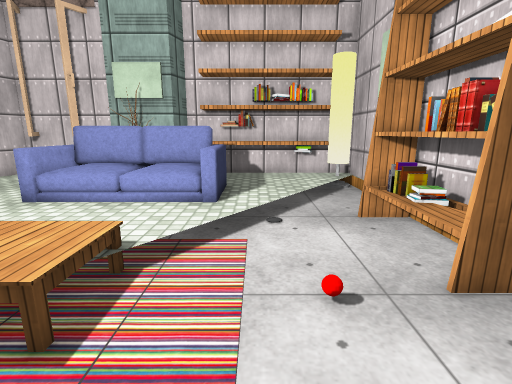
view 1 (above)

16 first-person views from a walk through a 3-D level made in the Unity game engine. The camera is 1.5 m above the floor, tilts 12° down and sees 85° across. The floor is counted in squares, 0.5 m on a side. Each view is taken from the middle of a square. On the plan, view 1 faces up. The plan holds only what a view shows up to about 20 squares ahead; the rest is blank. The place goes on beyond the plan. The player character is not drawn. Some surface patterns are stand-ins.

view 2
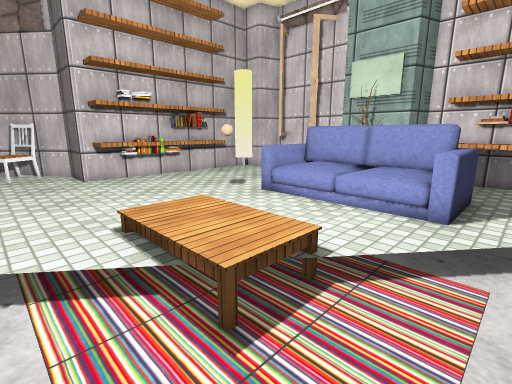

view 3
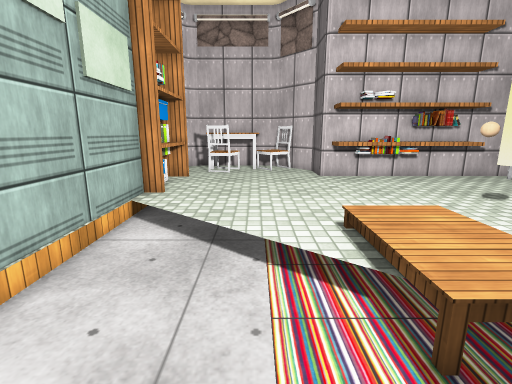

view 4
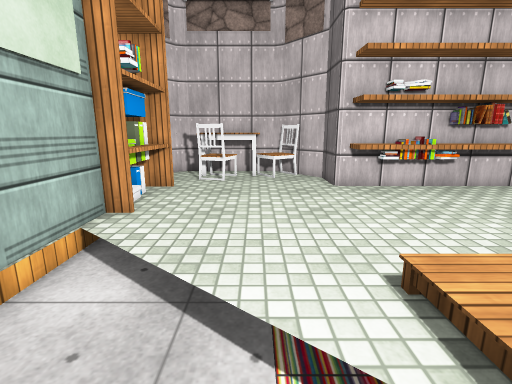

view 5
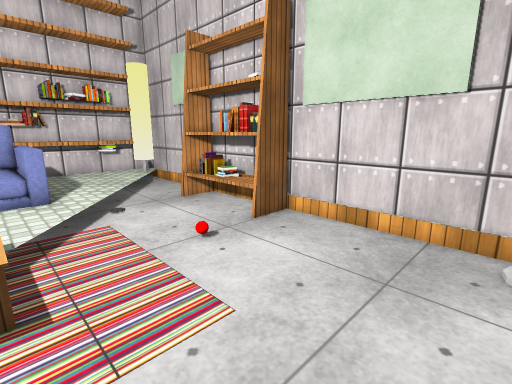

view 6
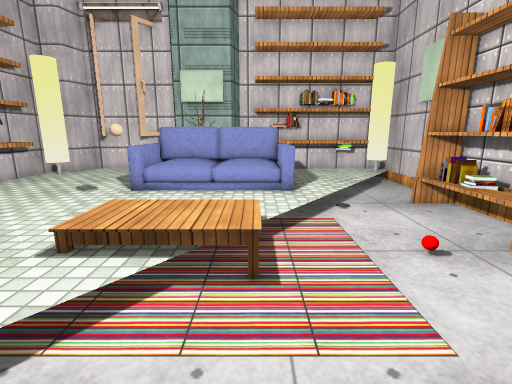

view 7
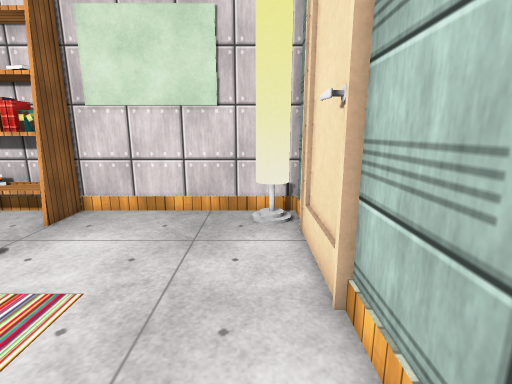

view 8
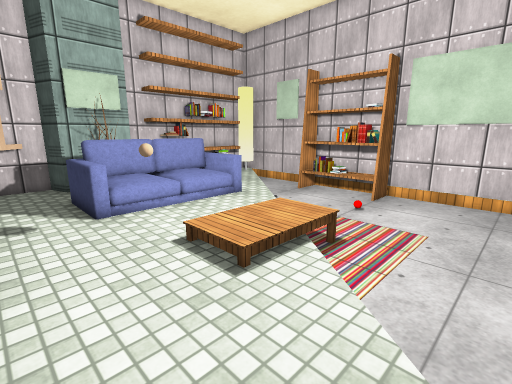

view 9
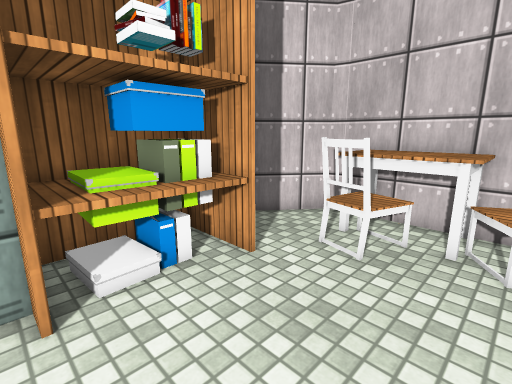

view 10
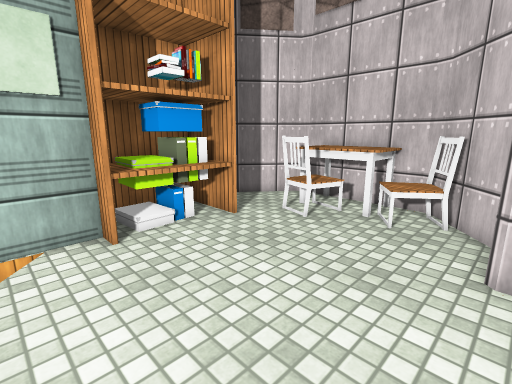

view 11
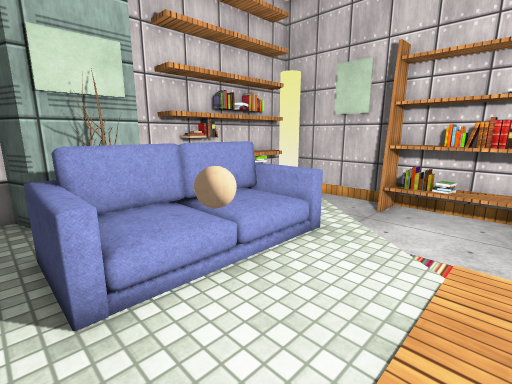

view 12
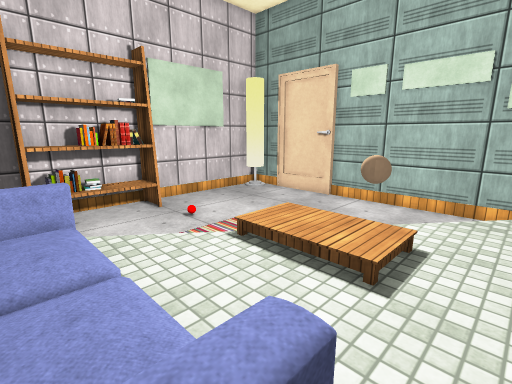

view 13
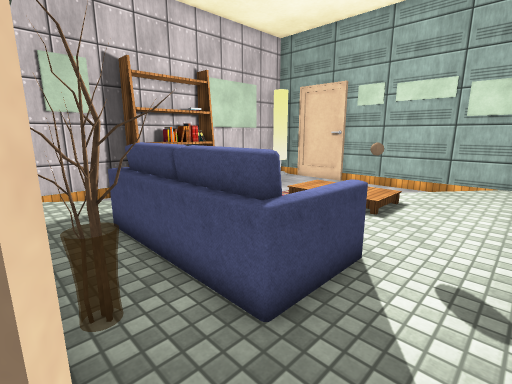

view 14
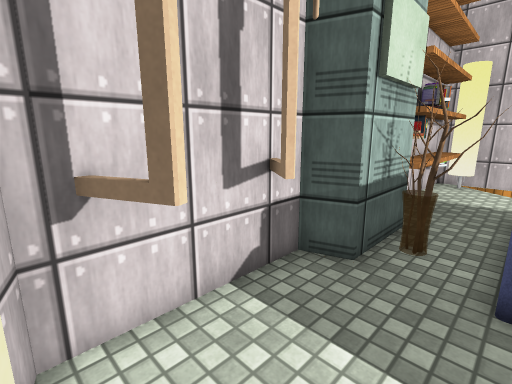

view 15
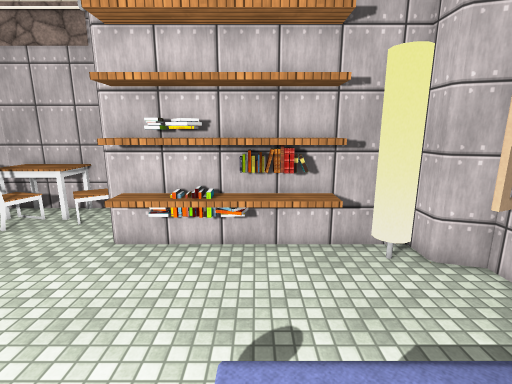

view 16
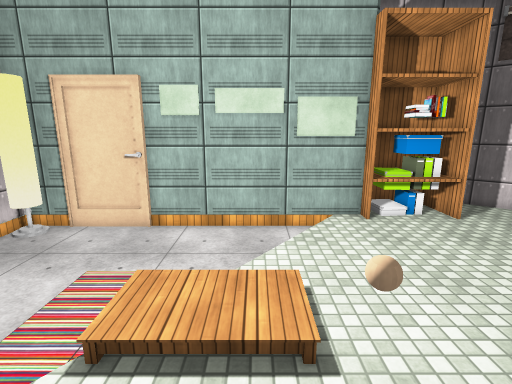

### Floor plan
Key: @ floor where view 1 was taken; # wall or solid block; . main floor; : floor 0.25 m higher than the main floor; - floor 0.25 m lower than the main floor; + floor 0.5 m higher than the main floor; * floor 1 m higher than the main floor; / step, stairs or slope; S shelf; A vase; F sofa; C carpet; B ball; H chair; T table; O other object.
Columns run from 21 left of view 1 to 6 right of it. Each row starts with its distance up from view 1.
 17         ######   #####SSSS##
 16      #####.#.#####SSSSSSSSO#
 15      #OO......AA........./O#
 14      #OO......AA........./-#
 13      #S......FFFFFFFF.../--#
 12      #S......FFFFFFFF../---#
 11      #S......*      F../---#
 10      #S......*++/++/F./--SS#
  9      #S............../---SS#
  8      #S............./----SS#
  7      #S......BB..../-----SS#
  6      #S.......////// ----SS#
  5   ####S......./:::C  -B--SS#
  4  ##.........../:::C  ------#
  3 ##H............./CC  ------#
  2 #HHH............-    ------#
  1 #TH............/-----------#
  0 #TTH........../------@-----#
 -1 #TTHH......../-------------#
 -2 #TTHH......./------------OO#
 -3 # ...SSSSSS.--------#####OO#
 -4 ##...SSSOSS########### #####
 -5  ##  SSSSS
 -6    #######

Positions as (right, up) in squares from view 1, and headings:
1: (0, 0), facing up
2: (0, 1), facing up-left
3: (0, 1), facing left
4: (-3, 1), facing left
5: (-3, -2), facing up-right
6: (-3, -2), facing up
7: (-5, -2), facing right
8: (-11, -1), facing up-right
9: (-11, 2), facing down-left
10: (-9, 5), facing down-left
11: (-9, 5), facing up-right
12: (-9, 11), facing down-right
13: (-11, 16), facing down-right
14: (-14, 13), facing up-right
15: (-6, 10), facing left
16: (-6, 10), facing down
